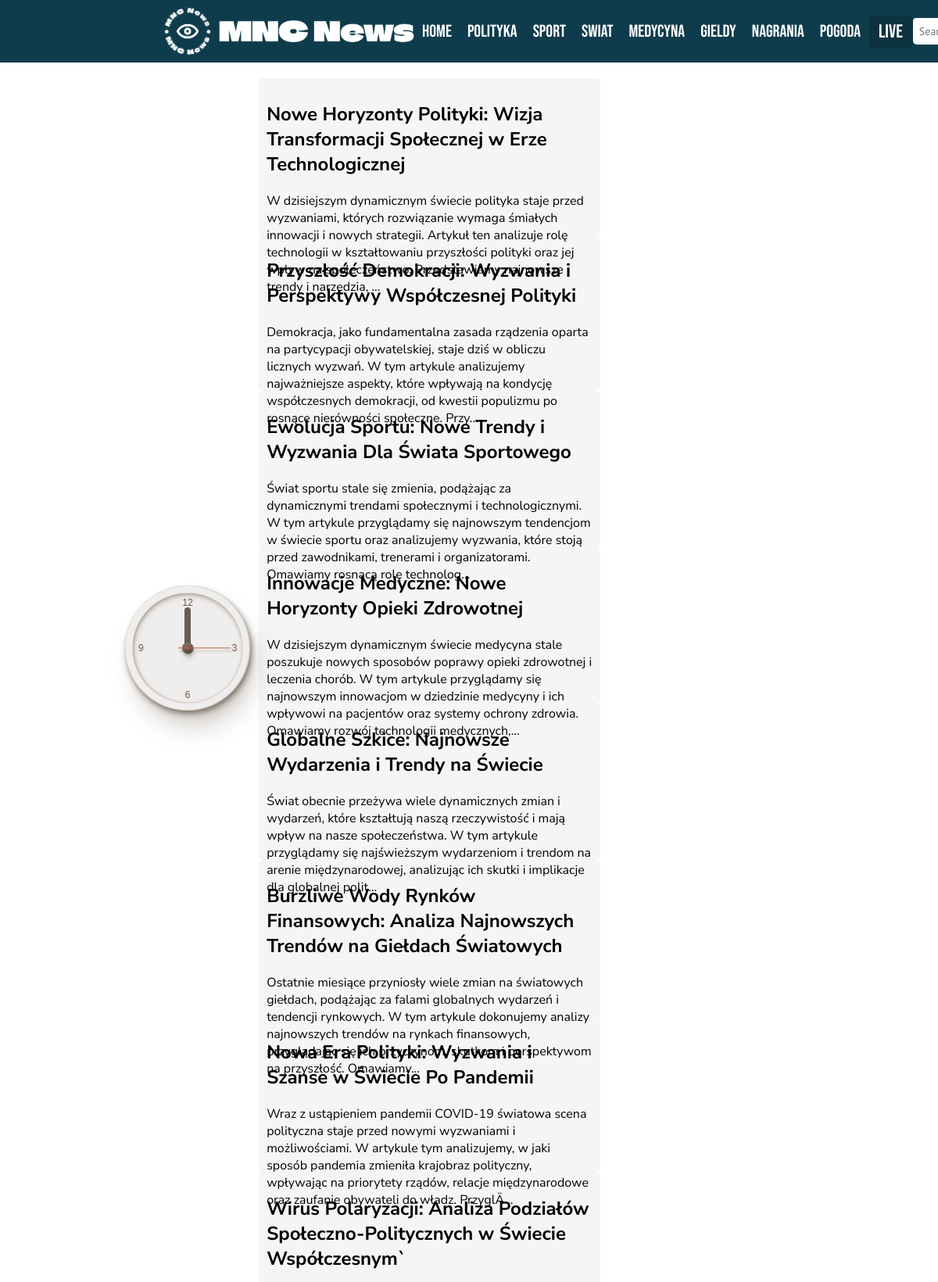
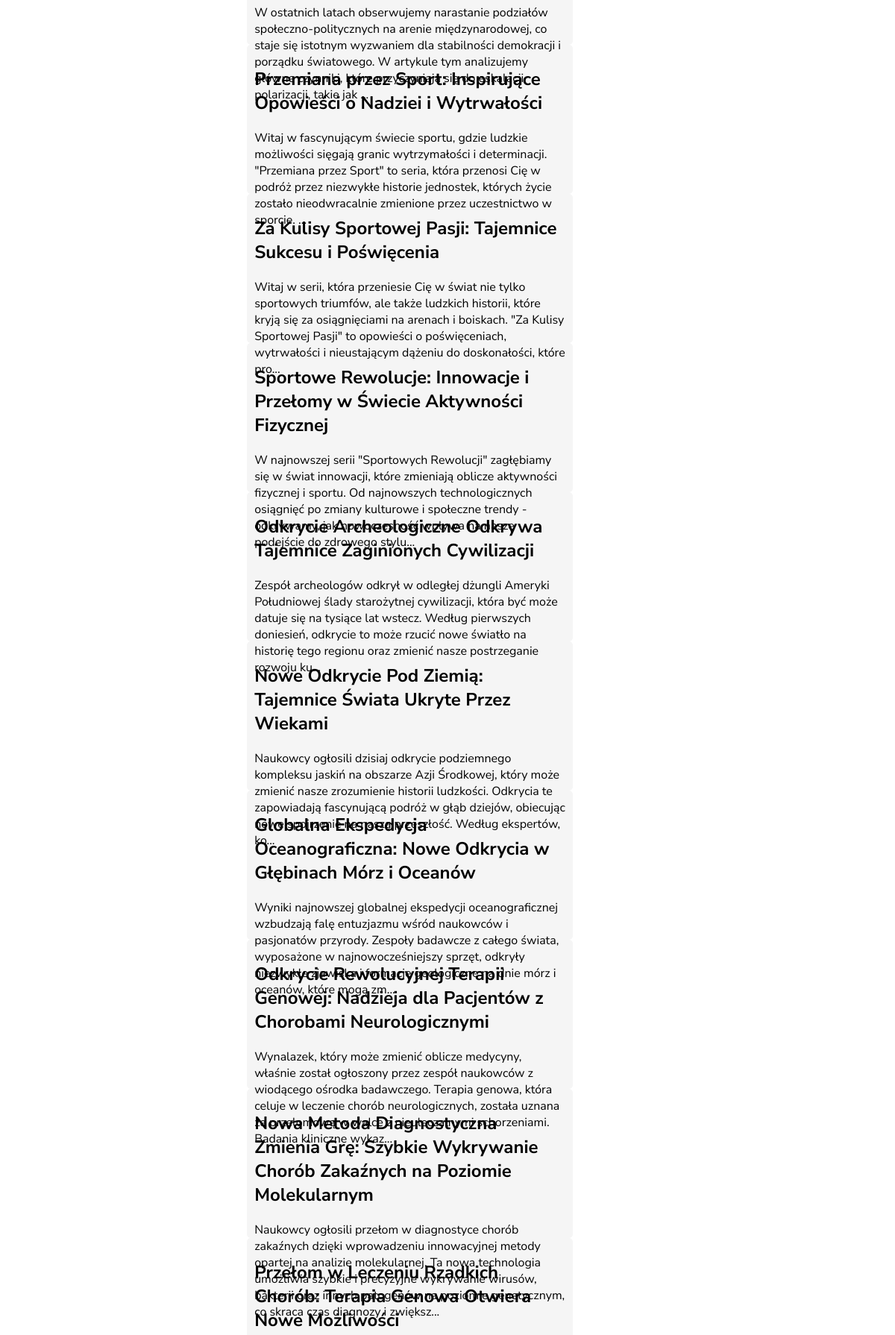
The app's page /home.php (upper part) with its own data (2 pictures, top to bottom).
### tables this page shows
CREATE TABLE `wpisy` (
  `id` int(11) NOT NULL,
  `kategoria` varchar(255) NOT NULL,
  `tresc` varchar(6000) NOT NULL,
  `tytul` varchar(255) NOT NULL
);

### home.php (the view, shortened to what this page needs)
<!DOCTYPE html>
<html lang="en">
<head>
    <link rel="stylesheet" type="text/css" href="style.css"/>
  </head>
<body>
<header>
  <div class="logo">
    <img src="mnc-news-high-resolution-logo-transparent.png" alt="logo firmy" class="newslogo" width="60" height="60"/>
    <img src="logo-no-background.png" alt="nazwa firmy"  width="250" height="28"/>
  </div>
  <div class="category">
    <a href="home.php"  class="Home">Home</a>
    <a href="index.php?category=Polityka" class="Polityka">Polityka</a>
    <a href="index.php?category=Sport" class="Sport">Sport</a>
    <a href="index.php?category=Świat" class="Świat">Swiat</a>
    <a href="index.php?category=Medycyna" class="Medycyna">Medycyna</a>
    <a href="index.php?category=Giełdy" class="Giełdy">Gieldy</a>
    <a href="index.php?category=Nagrania" class="Nagrania">Nagrania</a>
    <a href="pogoda.php" class="Pogoda">Pogoda</a>
  </div>
  <div class="live">Live</div>
  <div class="search">
    <input type="text" placeholder="Search news, topics and more">
  </div>
</header>
<main>
  <div class="container" id="left-break"></div>
  <div class="container" id="times">
    <div class="clock">
      <div class="minute hand"></div>
      <div class="second hand"></div>
      <div class="number" id="twelve">12</div>
      <div class="number" id="three">3</div>
      <div class="number" id="six">6</div>
      <div class="number" id="nine">9</div>
    </div><a class="sig" href="http://nathan.tokyo" target="_blank">NATHAN.TOKYO</a>
  </div>
  <div class="container" id="main-content">
    <?php
        $servername = "localhost";
        $username = "root";
        $password = "";
        $dbname = "news";
        $conn = new mysqli($servername, $username, $password, $dbname);
        function getAllPosts() {
            global $conn;
            $sql = "SELECT * FROM wpisy";
            $result = $conn->query($sql);
            $posts = array();
            if ($result->num_rows > 0) {
              while($row = $result->fetch_assoc()) {
                $posts[] = $row;
              }
            }
            return $posts;
          }
        ?>
        <?php
    $posts = getAllPosts();
    foreach($posts as $post) {
      echo "<a class='link'>";
      echo "<div id='wpis' class='post'>";
      echo "<h2>" . $post['tytul'] . "</h2>";
      echo "<p>" . substr($post['tresc'], 0, 300) . "...</p>";
      echo "</div>";
      echo "</a>";
    }
  ?>
  </div>
  <div class="container" id="content"></div>
  <div class="container" id="right-break"></div>
</main>
</body>
</html>

### style.css (style rules this page uses)
body { margin: 0; }
header { position: fixed; top: 0; left: 0; width: 100%; z-index: 1000; background-color: #0f3c4c; color: #fff; padding: 10px 0; display: flex; align-items: center; justify-content: space-between; }
main { margin-top: 80px; display: flex; justify-content: space-between; padding: 20px; }
.logo, .category, .search, .live, .login { display: inline-flex; align-items: center; }
.logo { padding-left: 200px; }
.newslogo { padding-left: 10px; padding-right: 10px; }
.category a { padding: 10px; text-decoration: none; color: #ffffff; }
.Home, .Polityka, .Sport, .Świat, .Medycyna, .Nagrania, .Giełdy, .Pogoda { padding-left: 15px; padding-right: 15px; font-family: "Bebas Neue", sans-serif; font-weight: 400; font-style: normal; font-size: 22px; color: rgb(0, 0, 0); }
.live { padding: 6px 13px 6px; background-color: #0d323f; border-radius: 5px; cursor: pointer; font-family: "Bebas Neue", sans-serif; font-weight: 400; font-style: normal; font-size: 24px; }
.search input[type="text"] { padding: 8px; border: none; border-radius: 4px 0 0 5px; font-family: "PT Sans", sans-serif; font-weight: 500; font-style: normal; font-size: 14px; }
main { display: flex; justify-content: space-between; padding: 20px; }
.container { height: 1000px; }
#left-break { width: 215px; background-color: rgb(255, 255, 255); }
#times { width: 300px; background-color: rgba(95, 161, 95, 0); }
.clock { position: absolute; top: 20%; left: 20%; width: 10rem; height: 10rem; border-radius: 10rem; transform: translate3d(-50%, -50%, 0); background: #F0EEEd; box-shadow: 0.375rem 0.75rem 0.5rem rgba(146, 135, 121, 0.15), 0.125rem 0.25rem 0.375rem rgba(104, 93, 82, 0.8), inset 0 0 0.1rem rgba(104, 93, 82, 0.2), inset -0.05rem -0.025rem 0.1rem rgba(146, 135, 121, 0.4), 0.5rem 1.5rem 1.75rem rgba(146, 135, 121, 0.3); }
.hand { position: absolute; left: calc(50% - 0.25rem); width: 0.5rem; border-radius: 2rem; background: #685D52; filter: blur(0.1px); }
.minute { height: 3.5rem; transform-origin: 50% 3.25rem; top: calc(50% - 3.25rem); -webkit-animation: big-tick 900s infinite linear; animation: big-tick 900s infinite linear; -webkit-animation-delay: -218.25s; animation-delay: -218.25s; }
.second { height: 4.25rem; transform-origin: 0.0375rem 3.5rem; top: calc(50% - 3.5rem); transform: rotate(90deg); background: #C15C48; width: 0.075rem; left: calc(50% - 0.0375rem); border-radius: 0.05rem; box-shadow: 0.25rem -0.125rem 0.175rem rgba(104, 93, 82, 0.4); -webkit-animation: little-tick 60s infinite steps(15); animation: little-tick 60s infinite steps(15); -webkit-animation-delay: -33s; animation-delay: -33s; }
.number { font-size: 0.75rem; font-weight: 500; font-family: Arial; transform: translate3d(-50%, -50%, 0); color: #645046; filter: blur(0.1px); }
#twelve { position: absolute; left: 50%; top: calc(50% - 3.625rem); }
#three { position: absolute; top: 50%; left: calc(50% + 3.75rem); }
#six { position: absolute; left: 50%; top: calc(100% - 1.25rem); }
#nine { position: absolute; top: 50%; right: calc(50% + 3.325rem); }
#main-content { width: 690px; background-color: rgba(0, 0, 255, 0); }
#wpis { background-color: rgb(245, 245, 245); width: 100%; height: 18%; text-decoration: none; padding: 10px; border-radius: 5px; }
.link { text-decoration: none; color: #000; font-family: "Nunito Sans", sans-serif; font-optical-sizing: auto; font-weight: 400; font-style: normal; font-variation-settings: "wdth" 100, "YTLC" 500; }
#content { width: 370px; background-color: rgba(255, 255, 0, 0); }
#right-break { width: 345px; background-color: rgb(255, 255, 255); }

### records on screen
wpisy: tytul "Nowe Horyzonty Polityki: Wizja Transformacji Społecznej w Erze Technologicznej", tresc "W dzisiejszym dynamicznym świecie polityka staje przed wyzwaniami, których rozwiązanie wymaga śmiałych innowacji i nowych strategii. Artykuł ten analizuje rolę technologii w kształtowaniu przyszłości polityki oraz jej wpływ na społeczeństwo. Przedstawiamy najnowsze trendy i narzędzia,"
wpisy: tytul "Przyszłość Demokracji: Wyzwania i Perspektywy Współczesnej Polityki", tresc "Demokracja, jako fundamentalna zasada rządzenia oparta na partycypacji obywatelskiej, staje dziś w obliczu licznych wyzwań. W tym artykule analizujemy najważniejsze aspekty, które wpływają na kondycję współczesnych demokracji, od kwestii populizmu po rosnące nierówności społeczne. Przy"
wpisy: tytul "Ewolucja Sportu: Nowe Trendy i Wyzwania Dla Świata Sportowego", tresc "Świat sportu stale się zmienia, podążając za dynamicznymi trendami społecznymi i technologicznymi. W tym artykule przyglądamy się najnowszym tendencjom w świecie sportu oraz analizujemy wyzwania, które stoją przed zawodnikami, trenerami i organizatorami. Omawiamy rosnącą rolę technolog"
wpisy: tytul "Innowacje Medyczne: Nowe Horyzonty Opieki Zdrowotnej", tresc "W dzisiejszym dynamicznym świecie medycyna stale poszukuje nowych sposobów poprawy opieki zdrowotnej i leczenia chorób. W tym artykule przyglądamy się najnowszym innowacjom w dziedzinie medycyny i ich wpływowi na pacjentów oraz systemy ochrony zdrowia. Omawiamy rozwój technologii medycznych,"
wpisy: tytul "Globalne Szkice: Najnowsze Wydarzenia i Trendy na Świecie", tresc "Świat obecnie przeżywa wiele dynamicznych zmian i wydarzeń, które kształtują naszą rzeczywistość i mają wpływ na nasze społeczeństwa. W tym artykule przyglądamy się najświeższym wydarzeniom i trendom na arenie międzynarodowej, analizując ich skutki i implikacje dla globalnej polit"
wpisy: tytul "Burzliwe Wody Rynków Finansowych: Analiza Najnowszych Trendów na Giełdach Światowych", tresc "Ostatnie miesiące przyniosły wiele zmian na światowych giełdach, podążając za falami globalnych wydarzeń i tendencji rynkowych. W tym artykule dokonujemy analizy najnowszych trendów na rynkach finansowych, przyglądając się ich przyczynom, skutkom i perspektywom na przyszłość. Omawiamy"
wpisy: tytul "Nowa Era Polityki: Wyzwania i Szanse w Świecie Po Pandemii", tresc "Wraz z ustąpieniem pandemii COVID-19 światowa scena polityczna staje przed nowymi wyzwaniami i możliwościami. W artykule tym analizujemy, w jaki sposób pandemia zmieniła krajobraz polityczny, wpływając na priorytety rządów, relacje międzynarodowe oraz zaufanie obywateli do władz. PrzyglÄ"
wpisy: tytul "Wirus Polaryzacji: Analiza Podziałów Społeczno-Politycznych w Świecie Współczesnym`", tresc "W ostatnich latach obserwujemy narastanie podziałów społeczno-politycznych na arenie międzynarodowej, co staje się istotnym wyzwaniem dla stabilności demokracji i porządku światowego. W artykule tym analizujemy główne czynniki, które przyczyniają się do eskalacji polarizacji, takie jak"
wpisy: tytul "Przemiana przez Sport: Inspirujące Opowieści o Nadziei i Wytrwałości", tresc "Witaj w fascynującym świecie sportu, gdzie ludzkie możliwości sięgają granic wytrzymałości i determinacji. \"Przemiana przez Sport\" to seria, która przenosi Cię w podróż przez niezwykłe historie jednostek, których życie zostało nieodwracalnie zmienione przez uczestnictwo w sporcie."
wpisy: tytul "Za Kulisy Sportowej Pasji: Tajemnice Sukcesu i Poświęcenia", tresc "Witaj w serii, która przeniesie Cię w świat nie tylko sportowych triumfów, ale także ludzkich historii, które kryją się za osiągnięciami na arenach i boiskach. \"Za Kulisy Sportowej Pasji\" to opowieści o poświęceniach, wytrwałości i nieustającym dążeniu do doskonałości, które pro"
wpisy: tytul "Sportowe Rewolucje: Innowacje i Przełomy w Świecie Aktywności Fizycznej", tresc "W najnowszej serii \"Sportowych Rewolucji\" zagłębiamy się w świat innowacji, które zmieniają oblicze aktywności fizycznej i sportu. Od najnowszych technologicznych osiągnięć po zmiany kulturowe i społeczne trendy - odkrywamy, jak nowoczesność wpływa na nasze podejście do zdrowego stylu"
wpisy: tytul "Odkrycie Archeologiczne Odkrywa Tajemnice Zaginionych Cywilizacji", tresc "Zespół archeologów odkrył w odległej dżungli Ameryki Południowej ślady starożytnej cywilizacji, która być może datuje się na tysiące lat wstecz. Według pierwszych doniesień, odkrycie to może rzucić nowe światło na historię tego regionu oraz zmienić nasze postrzeganie rozwoju ku"
wpisy: tytul "Nowe Odkrycie Pod Ziemią: Tajemnice Świata Ukryte Przez Wiekami", tresc "Naukowcy ogłosili dzisiaj odkrycie podziemnego kompleksu jaskiń na obszarze Azji Środkowej, który może zmienić nasze zrozumienie historii ludzkości. Odkrycia te zapowiadają fascynującą podróż w głąb dziejów, obiecując nowe spojrzenie na naszą przeszłość. Według ekspertów, ko"
wpisy: tytul "Globalna Ekspedycja Oceanograficzna: Nowe Odkrycia w Głębinach Mórz i Oceanów", tresc "Wyniki najnowszej globalnej ekspedycji oceanograficznej wzbudzają falę entuzjazmu wśród naukowców i pasjonatów przyrody. Zespoły badawcze z całego świata, wyposażone w najnowocześniejszy sprzęt, odkryły niezwykłe zjawiska i formacje geologiczne na dnie mórz i oceanów, które mogą zm"
wpisy: tytul "Odkrycie Rewolucyjnej Terapii Genowej: Nadzieja dla Pacjentów z Chorobami Neurologicznymi", tresc "Wynalazek, który może zmienić oblicze medycyny, właśnie został ogłoszony przez zespół naukowców z wiodącego ośrodka badawczego. Terapia genowa, która celuje w leczenie chorób neurologicznych, została uznana za przełomową w walce z nieuleczalnymi schorzeniami. Badania kliniczne wykaz"
wpisy: tytul "Nowa Metoda Diagnostyczna Zmienia Grę: Szybkie Wykrywanie Chorób Zakaźnych na Poziomie Molekularnym", tresc "Naukowcy ogłosili przełom w diagnostyce chorób zakaźnych dzięki wprowadzeniu innowacyjnej metody opartej na analizie molekularnej. Ta nowa technologia umożliwia szybkie i precyzyjne wykrywanie wirusów, bakterii oraz innych patogenów na poziomie genetycznym, co skraca czas diagnozy i zwiększ"
wpisy: tytul "Przełom w Leczeniu Rzadkich Chorób: Terapia Genowa Otwiera Nowe Możliwości"
